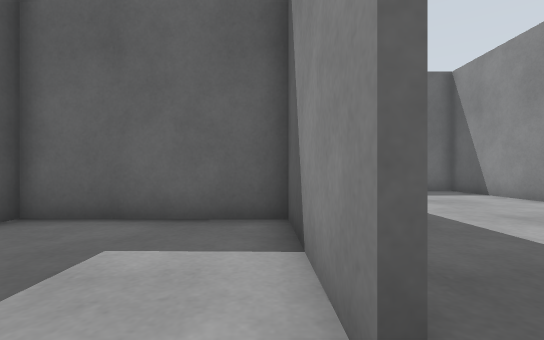
view 1 (above)

13 first-person views from a walk through a world built for the Gazebo simulator. The camera is 0.44 m above the floor, looks level and sees 85° across. The floor is counted in squares, 0.5 m on a side. Each view is taken from the middle of a square. On the plan, view 1 faces up. The plan holds only what a view shows up to about 11 squares ahead; the rest is blank.

view 2
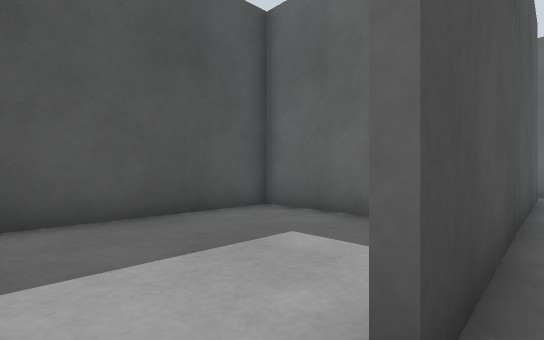

view 3
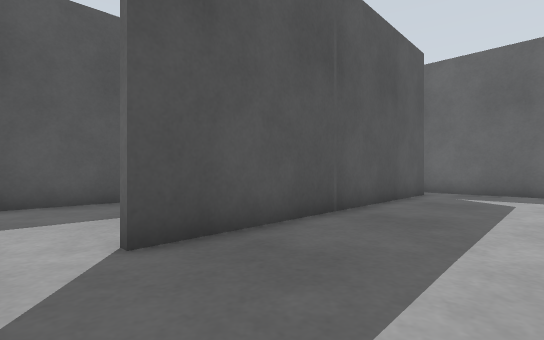

view 4
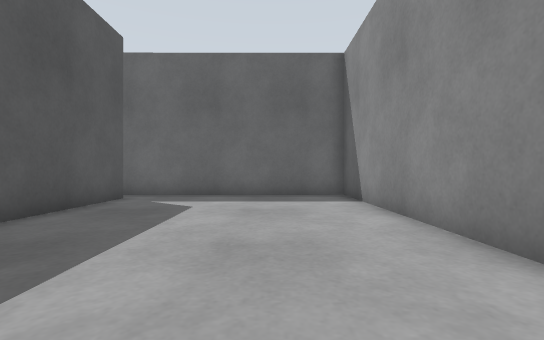

view 5
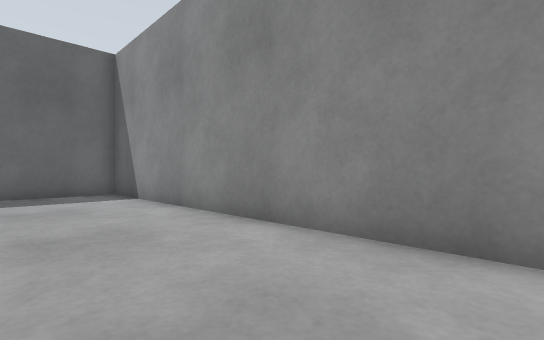

view 6
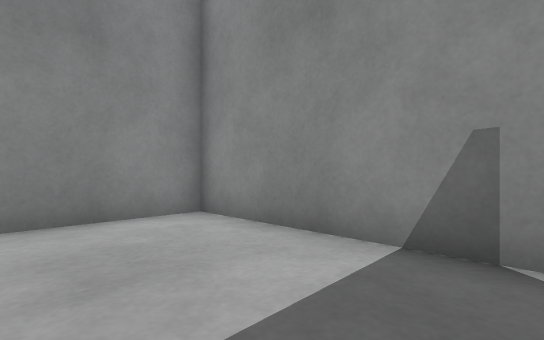

view 7
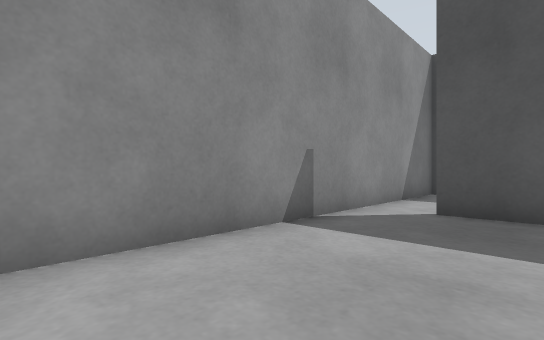

view 8
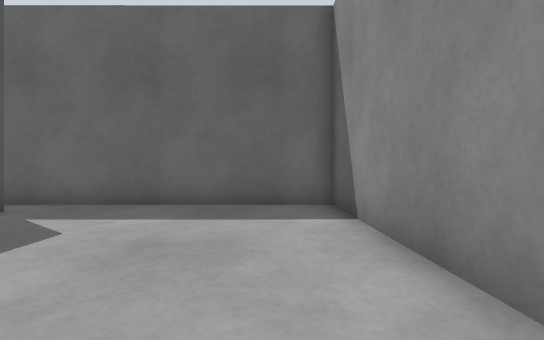

view 9
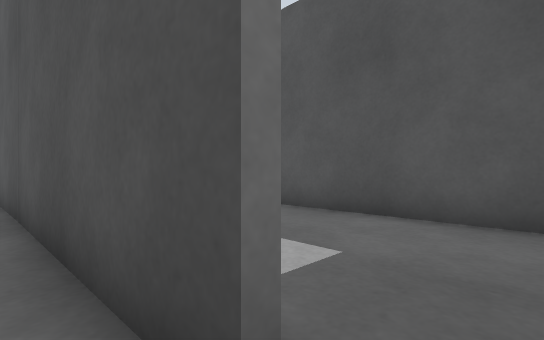

view 10
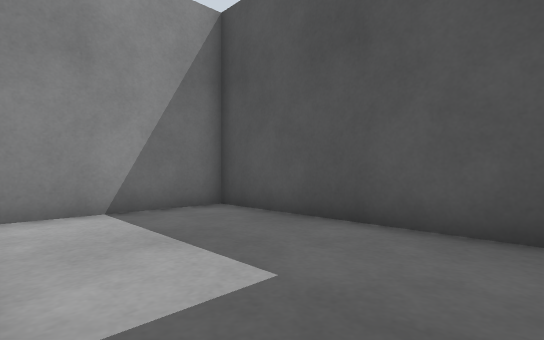

view 11
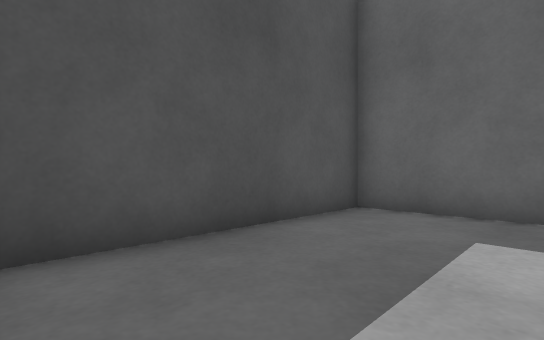

view 12
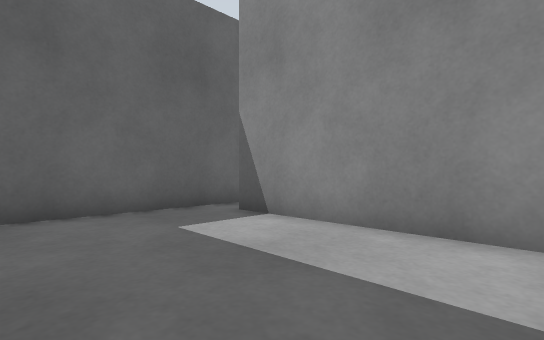

view 13
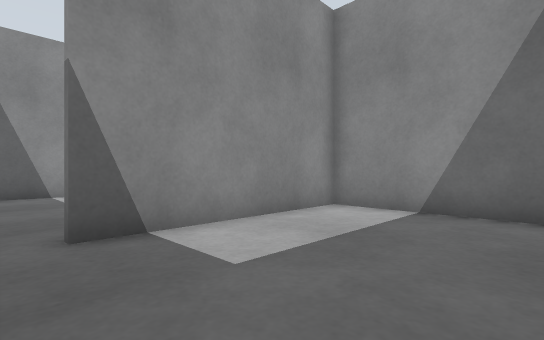

### Floor plan
Points are (right, up) in squares from view 1. A wall is a line through its corners. A room is listed if a view was taken in it or the views show most of it. See-through windows are left out.
Room 1 (views 1, 2)
walls: (0.4, 1.1) (0.3, 5); (-4.6, 5) (-4.6, -0.5) (1.6, -0.4); (0.4, 5.3) (-4.6, 5.4)
ways out: opening at (1, 0.5) to room 2
Room 2 (views 3, 4, 5, 6, 7, 8, 9, 10)
walls: (0.4, 11.3) (0.6, 1.1); (1.6, -0.4) (7.5, -0.4) (7.5, 12.4) (-0.5, 12.4)
ways out: opening at (1, 0.5) to room 1; opening at (0, 12) to room 3
Room 3 (views 11, 12, 13)
walls: (-4.6, 5.6) (0.3, 5.5) (0.2, 11.2); (-0.5, 12.4) (-4.5, 12.4) (-4.6, 5)
ways out: opening at (0, 12) to room 2

Where each view was taken, in squares from view 1:
view 1: 0 up, 0 right, facing up
view 2: 0 up, 1 right, facing up-left
view 3: 0 up, 4 right, facing up-left
view 4: 2 up, 5 right, facing up
view 5: 1 up, 4 right, facing up-right
view 6: 3 up, 2 right, facing down-right
view 7: 3 up, 7 right, facing down-left
view 8: 5 up, 6 right, facing up
view 9: 12 up, 1 right, facing down-left
view 10: 12 up, 0 right, facing down-left
view 11: 6 up, 1 left, facing up-left
view 12: 6 up, 4 left, facing up-right
view 13: 12 up, 4 left, facing down-right
